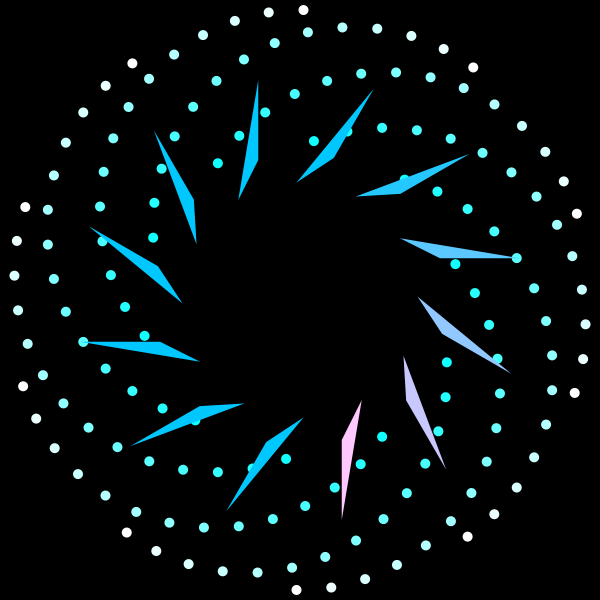
Frame 1 (no input)
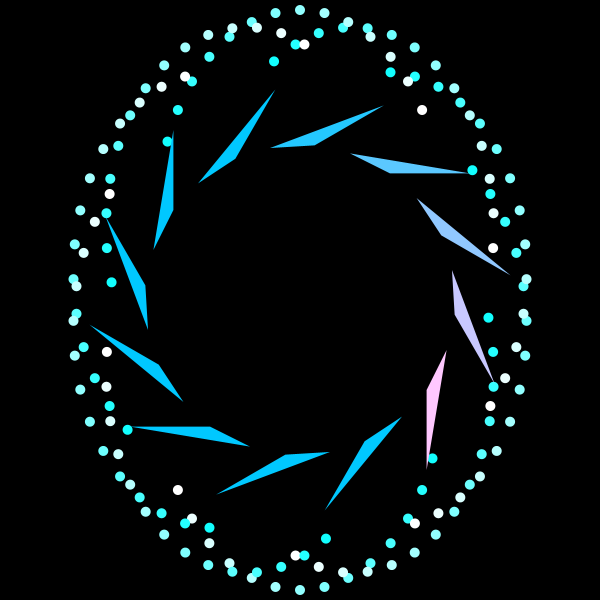
Frame 60 (the mouse pressed at the canvas centre just before this capture)
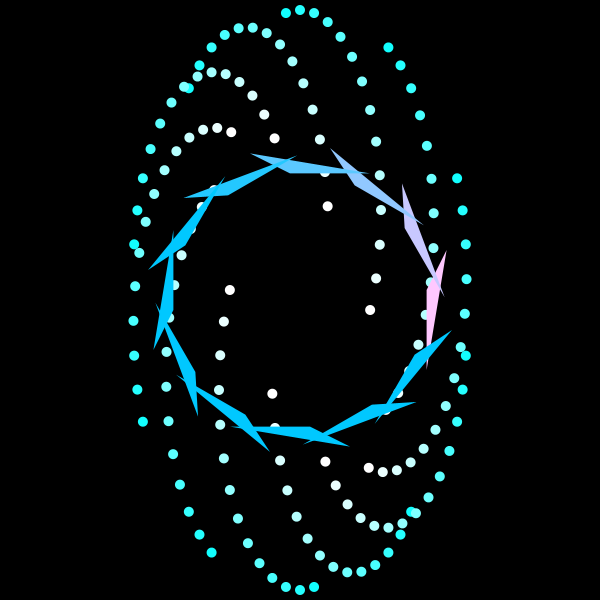
Frame 120 (the mouse held since frame 60 and released just before this capture)

The Processing sketch that drew these frames (run headless with seeded random() and noise(); from frame 60 on, the mouse is pressed at the canvas centre):

// Processing sketch: s10c01isi
// ── s10c01isi.pde
//Expreción digital - Diseño Digital - UDD- 2016
//Isidora Ordoñez
//s10c01isi.

/*
En este código se llamarán distintos voids de manera autónoma a través de un boolean y 
un frameCount.
Los voids serán de figuras y movimientos, y a través de lo aprendido se logrará generar
distintas composiciones con movimiento.
El primer void es el de "elipses", que están dispuestas en la grilla de una forma
circular, generando en primer lugar un módulo de 14 elipses, y este repitiéndolo 10 veces
rotandolo con el centro del canvas como eje. Este modulo cambia su disposición en el eje
'x' e 'y' lo que hace que las secuencias de elipses descritas se acerquen y alejen del
centro del canvas.
Por otra parte tenemos el void de transición que hace que la función descrita 
anteriormente rote sobre su eje 'y' cambiando el valor de 'x' de la función.
Por último tenemos el void display que crea una composición de triángulos que rotan sobre
su propio eje gracias a la función rotate y sobre el eje central de la composición 
gracias a translate cambiando el punto 0,0 del canvas lo que hace que giren y a la vez
se alejen y acerquen.
 */

// NIVEL 2: Pero no hay grilla, sí hay 3 movimivientos del nivel y 3 figuras del nivel 3
// NIVEL 2

Objeto [] o = new Objeto [1]; //es solo un objeto.                                                         // Creo "Objeto".
boolean evalDivision;

// Inicialización:
void setup() {

  size (600, 600);
  for (int i = 0; i < o.length; i ++) {                
    o[i] = new Objeto(); // no hay parámetros en el constructor hacia la clase                                                               // Inicializo "Objeto".
  }
  
  evalDivision = true;  
}

// Corre programa:
void draw() {
  
  background(0);                                                   
  translate(height / 2, width / 2);                                                   //Posiciona composición en el centro del canvas. 
  
  for (int i = 0; i < o.length; i++) {
    
// Cambiar estados de el boolean:
    if (frameCount % 200 == 0) {
      evalDivision = !evalDivision;
    }
// Dibujar primeras funciones:    
    if (evalDivision) {
      o[i].movimiento("elipse");
      o[i].transicion();
    }
// Dibujar segunda función: 
    else { 
      o[i].movimiento("cuadrado"); 
    }
// Dibujar funciones que siempre están:    
    o[i].display();    
  }
}
// ── Objeto.pde
class Objeto {
// Creo variables:
  float x, x1, x2, x3, y, y1, y2, y3;                                                           // Variables de posición.       
  int tam, amp;                                                                                 // Variable de tamaño.
  int xe, ye, incremento;                                                                       // Variables de cambio.

//Inicializo variables:
  Objeto() {
    
    x1 = 40;
    x2 = 40;
    x3 = 60;
    y1 = 40;
    y2 = 120;
    y3 = 0;
    
    tam = 10;
    amp = 90;
    
    xe  = 200; 
    ye  = 200;
    incremento = 1;
    
  }

//Void que se usará para hacer girar un void sobre el eje x:
  void transicion() {
    
    println(xe);

    if (xe >= 200) {
      incremento = -1;
    }                                                             // Al llegar a 200 xe comienza a restar.
    if (xe <= 0) {
      incremento = 1;                                                              // Al llegar a 0 xe comienza a sumar.
    }
    xe += incremento;
  }

// Void que creará las figuras y les dará posición:
  void movimiento (String tipoMovimiento) {

 // Posición de figuras:
    for (int o = 0; o < 360; o += 36) {                                
      for (int q = 0; q < 140; q += 10) {                              
          //posición inicial * amplitud + ubicación en el eje * rotación
        x = sin(radians(o)) * amp + sin(radians (o + q - frameCount)) * xe;                   // Fórmula que me da posición de cada figura y amplitud y posición del módulo total en el eje x.      
        y = cos(radians(o)) * amp + cos(radians (o + q - frameCount)) * ye;                   // Fórmula que me da posición de cada figura y amplitud y posición del módulo total en el eje y.   
        
 // Características de las figuras:        
        noStroke();                                                  
        fill(map(q, 0, 140, 255, 0), 255, 255);                      

 // Tipos de figuras:
        if (tipoMovimiento == "elipse"){                                                        // Si escribo "elipse" entre paréntesis luego de "tipoMovimiento" me dibuja lo siguiente:
          ellipse(x, y, tam, tam);
        }
        if (tipoMovimiento == "cuadrado"){                                                      // Si escribo "elipse" entre paréntesis luego de "tipoMovimiento" me dibuja lo siguiente:
          rect(x, y, tam, tam);
        }
      }
    }
  }

// Void que crea una secuencia de triángulos que giran sobre un eje central y su propio eje:
  void display() {
    
    for (int i = 0; i < 360; i+=30) {  
      pushMatrix();                                                             

      translate(sin(radians ( i + frameCount)) * 100, cos(radians ( i + frameCount)) * 100); // Figura rota. 
      rotate(radians(-i));                                                                    // Cada triángulo gira sobre su eje.                                                       

      fill(map(i, 0, 140, 255, 0), 200, 255);                                      
      triangle(x1, y1, x2, y2, x3, y3);                                          
      popMatrix();
    }
  }
}
